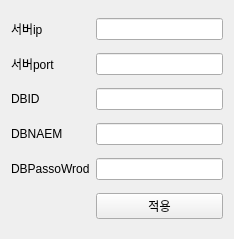
<?xml version="1.0" encoding="UTF-8"?>
<ui version="4.0">
 <class>Serversetwidget</class>
 <widget class="QWidget" name="Serversetwidget">
  <property name="geometry">
   <rect>
    <x>0</x>
    <y>0</y>
    <width>234</width>
    <height>239</height>
   </rect>
  </property>
  <property name="windowTitle">
   <string>Form</string>
  </property>
  <layout class="QGridLayout" name="gridLayout">
   <item row="1" column="0">
    <widget class="QLabel" name="label_2">
     <property name="text">
      <string>서버port</string>
     </property>
    </widget>
   </item>
   <item row="1" column="1">
    <widget class="QLineEdit" name="lineEdit_2"/>
   </item>
   <item row="4" column="0">
    <widget class="QLabel" name="label_4">
     <property name="text">
      <string>DBPassoWrod</string>
     </property>
    </widget>
   </item>
   <item row="4" column="1">
    <widget class="QLineEdit" name="lineEdit_4"/>
   </item>
   <item row="2" column="0">
    <widget class="QLabel" name="label_3">
     <property name="text">
      <string>DBID</string>
     </property>
    </widget>
   </item>
   <item row="0" column="0">
    <widget class="QLabel" name="label">
     <property name="text">
      <string>서버ip</string>
     </property>
    </widget>
   </item>
   <item row="2" column="1">
    <widget class="QLineEdit" name="lineEdit_3"/>
   </item>
   <item row="0" column="1">
    <widget class="QLineEdit" name="lineEdit"/>
   </item>
   <item row="5" column="1">
    <widget class="QPushButton" name="pushButton">
     <property name="text">
      <string>적용</string>
     </property>
    </widget>
   </item>
   <item row="3" column="0">
    <widget class="QLabel" name="label_5">
     <property name="text">
      <string>DBNAEM</string>
     </property>
    </widget>
   </item>
   <item row="3" column="1">
    <widget class="QLineEdit" name="lineEdit_5"/>
   </item>
  </layout>
 </widget>
 <resources/>
 <connections/>
</ui>
